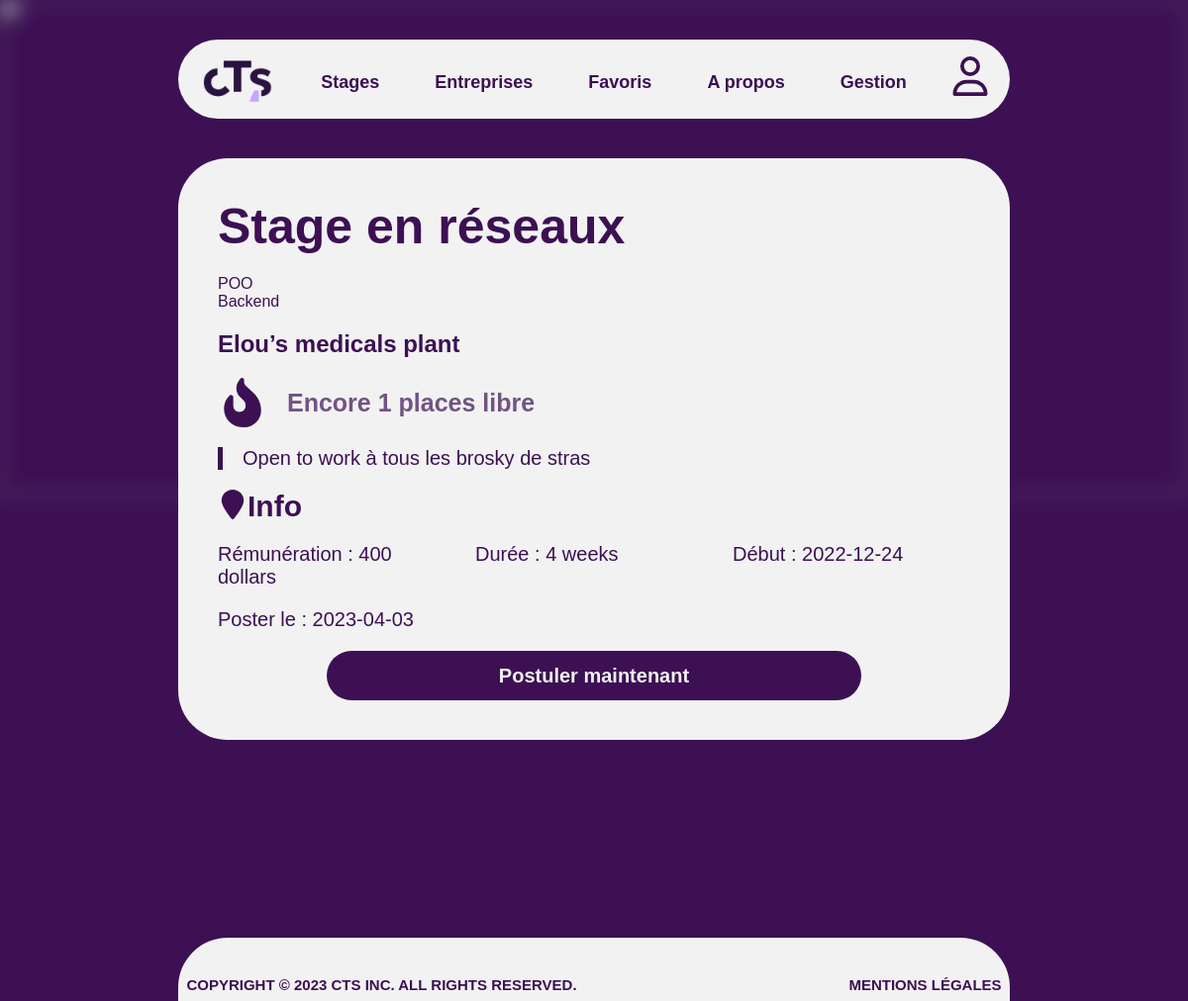
The page /pages/stages.php?id=4 (signed in) on the database its author committed.
### tables this page shows
CREATE TABLE `internship` (
  `id_internship` int(11) NOT NULL,
  `title_internship` varchar(50) NOT NULL,
  `image_internship` varchar(200) NOT NULL,
  `description_internship` varchar(500) NOT NULL,
  `places` int(11) DEFAULT NULL,
  `duration` varchar(50) NOT NULL,
  `remuneration` varchar(50) DEFAULT NULL,
  `post` date DEFAULT NULL,
  `start` date NOT NULL,
  `id_company` int(11) NOT NULL
);

CREATE TABLE `skills` (
  `id_skill` int(11) NOT NULL,
  `name_skill` varchar(50) DEFAULT NULL
);

CREATE TABLE `company` (
  `id_company` int(11) NOT NULL,
  `description_company` varchar(500) NOT NULL,
  `accepted` int(11) DEFAULT NULL,
  `name_company` varchar(50) NOT NULL,
  `image_company` varchar(200) NOT NULL,
  `activity` varchar(50) DEFAULT NULL,
  `mail` varchar(50) DEFAULT NULL,
  `id_address` int(11) NOT NULL
);

### class/stages.php (called while the page is built, shortened)
<?php
class Stage {
    private $conn;
    function __construct($conn) {
        $this->conn = $conn;
    }
    function getSkills($id) {
        $stmt = $this->conn->prepare("SELECT name_skill FROM internship JOIN requires ON internship.id_internship = requires.id_internship JOIN skills ON requires.id_skill = skills.id_skill WHERE internship.id_internship = $id;");
        $stmt->execute();
        $result = $stmt->fetchAll(PDO::FETCH_ASSOC);
        return $result;
    }
    function getOne($id) {
        $stmt = $this->conn->prepare("SELECT * FROM internship JOIN company ON internship.id_company = company.id_company LEFT JOIN requires ON internship.id_internship = requires.id_internship WHERE internship.id_internship = $id;");
        $stmt->execute();
        $result = $stmt->fetchAll(PDO::FETCH_ASSOC);
        return $result;
    }
    function getPost($id_users, $id_internship) {
        $stmt = $this->conn->prepare('SELECT * FROM apply WHERE id_users = :id_users AND id_internship = :id_internship');
        $stmt->bindParam(':id_users', $id_users);
        $stmt->bindParam(':id_internship', $id_internship);
        $stmt->execute();
        $result = $stmt->fetchAll(PDO::FETCH_ASSOC);
        return $result;
    }
}

### components/stages/itemSoloStage.php (the view, shortened to what this page needs)
<div class="itemSolo">
        <div class="itemTitle">
            <h1><?php echo $title ?></h1>
        </div>
        <span>
            <div><?php
                if($skill) {
                    foreach($skill as $s) {
                        echo "<p>" . $s['name_skill'] . "</p>";
                    }
                } else {
                    echo "<p> Aucune compétence </p>";
                }
            ?></div>
        </span>
        <span>
            <h2><?php echo $company ?></h2>
        </span>
        <div class="itemDomain">
            <span>
                <h3>
                    <?php if ($free_place != 0) : ?>
                        Encore <?php echo $free_place ?> places libre
                    <?php else : ?>
                        Aucune candidature possible
                    <?php endif ?>
                </h3>
            </span>
        </div>
        <p class="itemDescription">
            <?php echo $description ?>
        </p>
        <div class="itemContact">
            <span>
                <svg xmlns="http://www.w3.org/2000/svg" viewBox="0 0 384 512">
                    <path d="M384 192c0 87.4-117 243-168.3 307.2c-12.3 15.3-35.1 15.3-47.4 0C117 435 0 279.4 0 192C0 86 86 0 192 0S384 86 384 192z"/>
                </svg>
                <h3>Info</h3>
            </span>
            <div>
                <p>
                    Rémunération : <?php echo $money ?>
                </p>
                <p>
                    Durée : <?php echo $duration ?>
                </p>
                <p>
                    Début : <?php echo $creation ?>
                </p>
            </div>
            <div>
                <p>
                    Poster le : <?php echo $start ?>
                </p>
            </div>
        </div>
        <?php
        $p = new Stage($conn);
        $pa = $p->getPost($_COOKIE['id'], $id );
        ?>
        <span id="int_<?php echo $id ?>" class="<?php echo (!$pa) ? 'interested' : '' ?> btn"><?php echo (!$pa) ? 'Postuler maintenant': 'Je ne suis plus interressé' ?></span>
</div>

### assets/CSS/style.css (style rules this page uses)
*, *::before, *::after { margin: 0; padding: 0; box-sizing: border-box; }
:root { --primary-color: #3c1053; --secondary-color: #f2f2f2; --like-color: #ff0077; --primary-width: 70vw; --secondary-width: 45vw; }
html { height: 100vh; }
body { height: 100%; overflow-x: hidden; display: flex; flex-direction: column; align-items: center; background-color: var(--primary-color); color: var(--secondary-color); font-family: 'Product Sans', sans-serif; }
svg { height: 30px; width: 30px; fill: var(--secondary-color); }
h3 { font-size: 1.5em; text-align: center; }
.itemList h3, p { font-size: calc(1vh+1vw); }
.itemSolo { width: var(--primary-width); padding: 40px; margin-bottom: 40px; display: flex; flex-direction: column; gap: 20px; background: var(--secondary-color); border-radius: 50px; color: var(--primary-color); }
.itemSolo .itemTitle { display: flex; justify-content: space-between; align-items: center; gap: 20px; }
.itemSolo .itemTitle h1 { font-size: 50px; font-weight: bold; }
.itemSolo .itemDomain { display: flex; align-items: center; gap: 20px; }
.itemSolo .itemDomain svg { width: 50px; height: 50px; fill: var(--primary-color); }
.itemSolo .itemDomain h3 { font-size: 25px; font-weight: bold; opacity: 0.7; }
.itemSolo .itemDescription { font-size: 20px; padding-left: 20px; border-left: 5px solid var(--primary-color); }
.itemSolo .itemContact { display: flex; flex-direction: column; gap: 20px; }
.itemSolo .itemContact span { display: flex; }
.itemSolo .btn { margin: 0 auto; text-align: center; width: var(--secondary-width); height: 50px; display: flex; justify-content: center; align-items: center; background: var(--primary-color); border-radius: 50px; font-size: 20px; font-weight: bold; color: var(--secondary-color); cursor: pointer; }
.itemSolo .itemContact span svg { width: 30px; height: 30px; fill: var(--primary-color); }
.itemSolo .itemContact h3 { font-size: 30px; font-weight: bold; }
.itemSolo .itemContact div { display: flex; gap: 20px; }
.itemSolo .itemContact div p { width: 50%; font-size: 20px; }
body { float:bottom; min-height: 50vh; }

### rows shown on the page
internship: title_internship "Stage en réseaux", places "1", description_internship "Open to work à tous les brosky de stras", remuneration "400 dollars", duration "4 weeks", post "2022-12-24", start "2023-04-03"
skills: name_skill "POO"
skills: name_skill "Backend"
company: name_company "Elou’s medicals plant"
